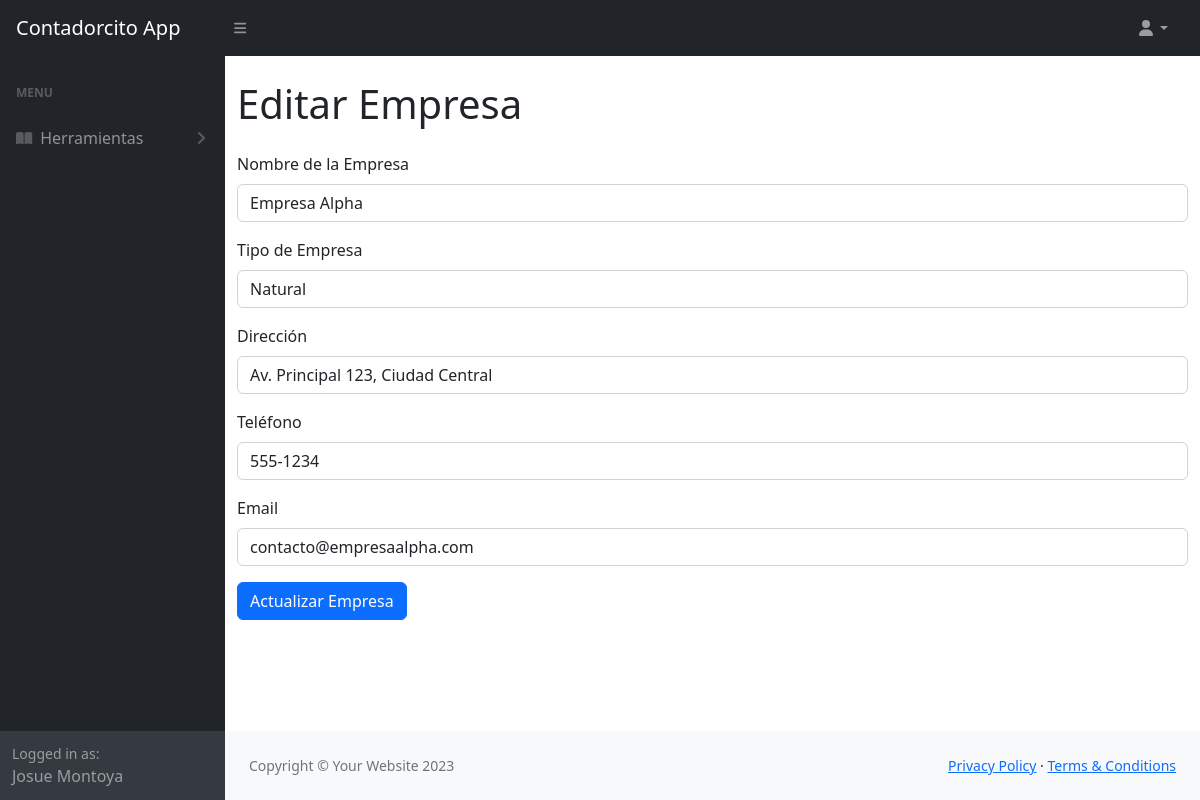
/Contadorcito-SA-de-CV/controllers/companies/getCompanyById.php?action=edit&id=1 (signed in), run on the app's committed database.
### tables this page shows
CREATE TABLE tbl_Empresas (
    id INT AUTO_INCREMENT PRIMARY KEY,
    nombre VARCHAR(100) NOT NULL,
    tipo_empresa_id INT NOT NULL,
    direccion TEXT,
    telefono VARCHAR(20),
    email VARCHAR(100),
    estado BOOLEAN DEFAULT TRUE,
    created_at TIMESTAMP DEFAULT CURRENT_TIMESTAMP,
    FOREIGN KEY (tipo_empresa_id) REFERENCES tbl_TipoEmpresa(id)
);

CREATE TABLE tbl_TipoEmpresa (
    id INT AUTO_INCREMENT PRIMARY KEY,
    tipo VARCHAR(50) Not null
);

### Contadorcito-SA-de-CV/controllers/companies/getCompanyType.php (called while the page is built)
<?php
include '../../config/conf.php';
try {
    $sql = "SELECT * FROM tbl_TipoEmpresa";
    $stmt = $connection->prepare($sql);
    $stmt->execute();
    $tipos_empresa = $stmt->fetchAll(PDO::FETCH_ASSOC);
} catch (PDOException $e) {
    echo "Error al obtener los tipos de empresa: " . $e->getMessage();
}
?>

### Contadorcito-SA-de-CV/views/companies/editCompanies.php (the view, shortened to what this page needs)
<!DOCTYPE html>
<html lang="en">
<head>
    <link href="https://cdn.jsdelivr.net/npm/simple-datatables@7.1.2/dist/style.min.css" rel="stylesheet" />
    <link href="../../css/styles.css" rel="stylesheet" />
</head>
<body class="sb-nav-fixed">
    <nav class="sb-topnav navbar navbar-expand navbar-dark bg-dark">
        <a class="navbar-brand ps-3" href="index.html">Contadorcito App</a>
        <button class="btn btn-link btn-sm order-1 order-lg-0 me-4 me-lg-0" id="sidebarToggle" href="#!"><i class="fas fa-bars"></i></button>
        <ul class="navbar-nav ms-auto ms-md-0 me-3 me-lg-4">
            <li class="nav-item dropdown">
                <a class="nav-link dropdown-toggle" id="navbarDropdown" href="#" role="button" data-bs-toggle="dropdown" aria-expanded="false"><i class="fas fa-user fa-fw"></i></a>
            </li>
        </ul>
    </nav>
    <div id="layoutSidenav">
        <div id="layoutSidenav_nav">
            <nav class="sb-sidenav accordion sb-sidenav-dark" id="sidenavAccordion">
                <div class="sb-sidenav-menu">
                    <div class="nav">
                        <div class="sb-sidenav-menu-heading">Menu</div>
                        <a class="nav-link collapsed" href="#" data-bs-toggle="collapse" data-bs-target="#collapsePages" aria-expanded="false" aria-controls="collapsePages">
                            <div class="sb-nav-link-icon"><i class="fas fa-book-open"></i></div>
                            Herramientas
                            <div class="sb-sidenav-collapse-arrow"><i class="fas fa-angle-down"></i></div>
                        </a>
                    </div>
                </div>
                <div class="sb-sidenav-footer">
                    <div class="small">Logged in as:</div>
                    <?= $_SESSION["username"] ?>
                </div>
            </nav>
        </div>
        <div id="layoutSidenav_content">
            <main>
                <div class="container mt-4">
                    <h1 class="mb-4">Editar Empresa</h1>
                    <form method="POST" action="../../controllers/companies/editCompaniesController.php">
                        <div class="mb-3">
                            <label for="nombre" class="form-label">Nombre de la Empresa</label>
                            <input type="text" name="nombre" id="nombre" class="form-control" value="<?= ($empresa['nombre']) ?>" required>
                        </div>
                        <div class="mb-3">
                            <label for="tipo_empresa" class="form-label">Tipo de Empresa</label>
                            <select name="tipo_empresa_id" id="tipo_empresa" class="form-control" required>
                                <?php
                                include '../../controllers/companies/getCompanyType.php';
                                foreach ($tipos_empresa as $tipo): ?>
                                    <option value="<?= $tipo['id'] ?>" <?= $tipo['id'] == $empresa['tipo_empresa_id'] ? 'selected' : '' ?>>
                                        <?= ($tipo['tipo']) ?>
                                    </option>
                                <?php endforeach; ?>
                            </select>
                        </div>
                        <div class="mb-3">
                            <label for="direccion" class="form-label">Dirección</label>
                            <input type="text" name="direccion" id="direccion" class="form-control" value="<?= ($empresa['direccion'] ?? '') ?>">
                        </div>
                        <div class="mb-3">
                            <label for="telefono" class="form-label">Teléfono</label>
                            <input type="text" name="telefono" id="telefono" class="form-control" value="<?=($empresa['telefono'] ?? '') ?>">
                        </div>
                        <div class="mb-3">
                            <label for="email" class="form-label">Email</label>
                            <input type="email" name="email" id="email" class="form-control" value="<?=($empresa['email'] ?? '') ?>">
                        </div>
                        <button type="submit" class="btn btn-primary">Actualizar Empresa</button>
                    </form>
                </div>
            </main>
            <footer class="py-4 bg-light mt-auto">
                <div class="container-fluid px-4">
                    <div class="d-flex align-items-center justify-content-between small">
                        <div class="text-muted">Copyright &copy; Your Website 2023</div>
                        <div>
                            <a href="#">Privacy Policy</a>
                            &middot;
                            <a href="#">Terms &amp; Conditions</a>
                        </div>
                    </div>
                </div>
            </footer>
        </div>
    </div>
</body>
</html>

### data on the page
tbl_empresas: nombre "Empresa Alpha", tipo_empresa_id "Natural", direccion "Av. Principal 123, Ciudad Central", telefono "555-1234", email "contacto@empresaalpha.com"

### other printed values
$_SESSION["username"] "Josue Montoya"
